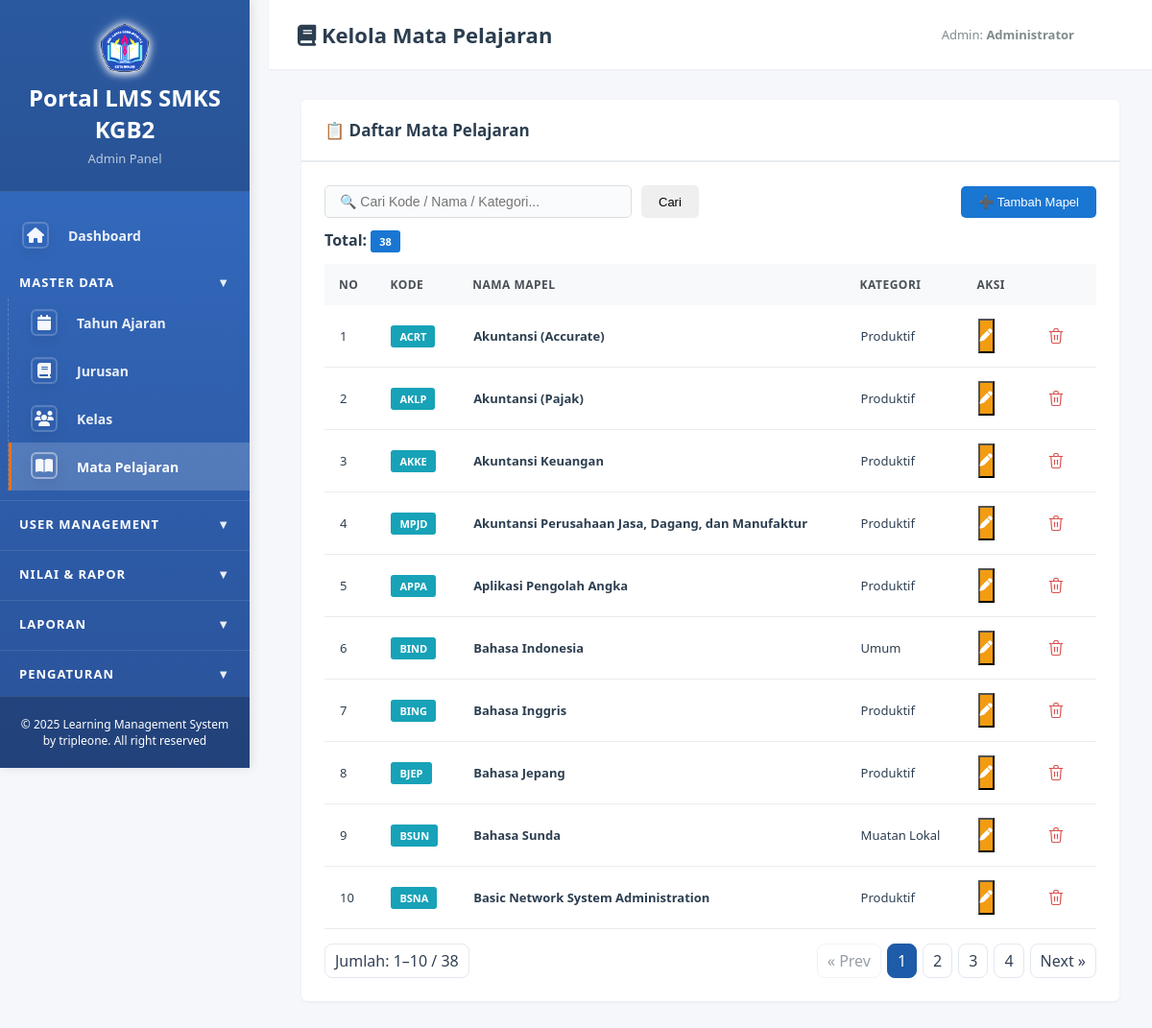
The page /admin/kelola_mapel.php (signed in) on the database its author committed.
### tables this page shows
CREATE TABLE `mata_pelajaran` (
  `id` int(11) NOT NULL,
  `kode_mapel` varchar(20) NOT NULL,
  `nama_mapel` varchar(100) NOT NULL,
  `kategori` enum('Umum','Produktif','Muatan Lokal') NOT NULL,
  `created_at` timestamp NOT NULL DEFAULT current_timestamp(),
  `updated_at` timestamp NOT NULL DEFAULT current_timestamp() ON UPDATE current_timestamp()
);

### admin/kelola_mapel.php (the view, shortened to what this page needs)
<?php
require_once __DIR__ . '/../config/database.php';
$limit=10; $page = isset($_GET['page'])? max(1,(int)$_GET['page']) : 1; $offset = ($page-1)*$limit;
$search = isset($_GET['search'])? mysqli_real_escape_string($conn, trim($_GET['search'])) : '';
$where = '';
$q = "SELECT * FROM mata_pelajaran $where ORDER BY nama_mapel ASC LIMIT $limit OFFSET $offset";
$r = mysqli_query($conn,$q);
$qt = mysqli_query($conn, "SELECT COUNT(*) total FROM mata_pelajaran $where");
$total = $qt? (int)mysqli_fetch_assoc($qt)['total'] : 0; $pages = max(1,(int)ceil($total/$limit));
?>
<!DOCTYPE html>
<html lang="id">
<head>
<link rel="stylesheet" href="../assets/css/style.css">
<link rel="stylesheet" href="../assets/css/_overrides.css">
</head>
<body>
<?php include 'sidebar.php'; ?>
<div class="main-content">
    <div class="top-bar">
        <h1><i class="fas fa-book" aria-hidden="true"></i> Kelola Mata Pelajaran</h1>
        <div class="user-info">
            <span>Admin: <strong><?php echo htmlspecialchars(($_SESSION['nama_lengkap']) ?? ''); ?></strong></span>
            <a href="../logout.php" class="btn-logout">Logout</a>
        </div>
    </div>
    <div class="content-area">
        <div class="card">
            <div class="card-header"><h3>📋 Daftar Mata Pelajaran</h3></div>
            <div class="card-body">
                <div class="card-toolbar" style="display:flex; align-items:center; justify-content:space-between; gap:10px; flex-wrap:wrap; margin-bottom:12px;">
                    <form method="GET" action="" style="display:flex; gap:10px;">
                        <input type="text" name="search" placeholder="🔍 Cari Kode / Nama / Kategori..." value="<?php echo htmlspecialchars(($search) ?? ''); ?>" style="padding:8px 15px; border:1px solid #ddd; border-radius:5px; width:320px;">
                        <button type="submit" class="btn btn-secondary">Cari</button>
                    </form>
                    <button class="btn btn-primary" onclick="openModal('modalTambah')">➕ Tambah Mapel</button>
                </div>
                <div style="margin-bottom:12px;"><strong>Total:</strong> <span class="badge badge-primary"><?php echo number_format($total); ?></span></div>
                <div class="table-container">
                    <table>
                        <thead>
                            <tr>
                                <th>No</th>
                                <th>Kode</th>
                                <th>Nama Mapel</th>
                                <th>Kategori</th>
                                <th>Aksi</th>
                            </tr>
                        </thead>
                        <tbody>
                            <?php if($r && mysqli_num_rows($r)>0): $no=$offset+1; while($row=mysqli_fetch_assoc($r)): ?>
                            <tr>
                                <td><?php echo $no++; ?></td>
                                <td><span class="badge badge-info"><?php echo htmlspecialchars(($row['kode_mapel']) ?? ''); ?></span></td>
                                <td><strong><?php echo htmlspecialchars(($row['nama_mapel']) ?? ''); ?></strong></td>
                                <td><?php echo htmlspecialchars(($row['kategori']) ?? ''); ?></td>
                                <td>
                                    <div class="action-buttons">
                                        <button class="btn-action btn-warning" title="Edit" onclick='openEdit(<?php echo json_encode($row, JSON_HEX_TAG|JSON_HEX_APOS|JSON_HEX_QUOT|JSON_HEX_AMP); ?>)'><i class="fas fa-pen" aria-hidden="true"></i></button>
                                        <a href="?hapus=<?php echo $row['id']; ?>" class="btn-action btn-danger" onclick="return confirm('Hapus mapel ini?')" title="Hapus">🗑️</a>
                                        <a href="delete_force.php?entity=mapel&id=<?php echo $row['id']; ?>&redirect=<?php echo urlencode('kelola_mapel.php'); ?>" class="btn-action btn-danger" onclick="return confirm('Hapus Paksa: Mapel dan seluruh data terkait (assignment/nilai) akan dihapus. Lanjutkan?')" title="Hapus Paksa"><i class="fas fa-exclamation-triangle" aria-hidden="true"></i></a>
                                    </div>
                                </td>
                            </tr>
                            <?php endwhile; else: ?>
                            <tr><td colspan="5" style="text-align:center; padding:30px; color:#999;">Tidak ada data</td></tr>
                            <?php endif; ?>
                        </tbody>
                    </table>
                </div>
                <?php
                    $start = $total > 0 ? ($offset + 1) : 0;
                    $end = min($offset + $limit, $total);
                ?>
                <div class="pagination-bar">
                    <div class="pagination-info">Jumlah: <?php echo $start; ?>–<?php echo $end; ?> / <?php echo number_format($total); ?></div>
                    <?php if($pages>1): ?>
                    <div class="pagination-box">
                        <?php if($page>1): ?>
                            <a class="page-link" href="?page=<?php echo $page-1; ?><?php echo $search!==''? '&search='.urlencode($search):''; ?>">« Prev</a>
                        <?php else: ?>
                            <span class="page-link disabled">« Prev</span>
                        <?php endif; ?>
                        <?php for($i=1;$i<=$pages;$i++): ?>
                            <a class="page-link <?php echo $i==$page? 'active':''; ?>" href="?page=<?php echo $i; ?><?php echo $search!==''? '&search='.urlencode($search):''; ?>"><?php echo $i; ?></a>
                        <?php endfor; ?>
                        <?php if($page<$pages): ?>
                            <a class="page-link" href="?page=<?php echo $page+1; ?><?php echo $search!==''? '&search='.urlencode($search):''; ?>">Next »</a>
                        <?php else: ?>
                            <span class="page-link disabled">Next »</span>
                        <?php endif; ?>
                    </div>
                    <?php endif; ?>
                </div>
            </div>
        </div>
    </div>
</div>
</body>
</html>

### assets/css/style.css (style rules this page uses)
* { margin: 0; padding: 0; box-sizing: border-box; }
html, body { height: 100%; }
body { font-family: 'Segoe UI', Tahoma, Geneva, Verdana, sans-serif; background: #f5f7fa; color: #2c3e50; }
html, body { -webkit-text-size-adjust: 100%; -ms-text-size-adjust: 100%; }
.main-content { margin-left: 280px; min-height: 100vh; }
.top-bar { background: #fff; padding: 18px 30px; box-shadow: 0 1px 2px rgba(0,0,0,0.05); display: flex; justify-content: space-between; align-items: center; position: sticky; top: 0; z-index: 100; }
.top-bar h1 { font-size: 22px; color: #2c3e50; font-weight: 600; margin: 0; }
.user-info { display: flex; align-items: center; gap: 15px; }
.user-info span { color: #7f8c8d; font-size: 13px; }
.btn-logout { background: #e74c3c; color: #fff; padding: 7px 16px; border-radius: 5px; text-decoration: none; font-size: 13px; transition: all 0.2s ease; font-weight: 500; }
.content-area { padding: 25px 30px; }
.card { background: #fff; border-radius: 6px; box-shadow: 0 1px 3px rgba(0,0,0,0.06); margin-bottom: 20px; overflow: hidden; }
.card-header { background: #fff; color: #2c3e50; padding: 18px 22px; border-bottom: 2px solid #e9ecef; }
.card-header h3 { margin: 0; font-size: 17px; font-weight: 600; }
.card-body { padding: 22px; }
.btn { padding: 9px 18px; border: none; border-radius: 5px; cursor: pointer; text-decoration: none; display: inline-block; font-size: 13px; transition: all 0.2s ease; font-weight: 500; }
.btn-primary { background: #1976d2; color: #fff; }
.btn-danger { background: #e74c3c; color: #fff; }
.btn-warning { background: #f39c12; color: #fff; }
.table-container { overflow-x: auto; }
.table-container { -webkit-overflow-scrolling: touch; }
img, .card, .slide img { max-width: 100%; height: auto; }
table { width: 100%; border-collapse: collapse; }
table thead { background: #f8f9fa; color: #2c3e50; }
table th { padding: 13px 15px; text-align: left; font-weight: 600; font-size: 12px; text-transform: uppercase; letter-spacing: 0.5px; color: #495057; }
table tbody tr { border-bottom: 1px solid #e9ecef; transition: background 0.15s ease; }
table td { padding: 13px 15px; font-size: 13px; }
.icon-btn, .action-btn, .table .actions .btn, .table td:last-child .btn { display: inline-block !important; width: 36px !important; height: 36px !important; padding: 0 !important; margin: 0 !important; border-radius: 8px !important; text-indent: -9999px !important; overflow: hidden !important; position: relative !important; background: transparent !important; border: none !important; }
.icon-btn::before, .action-btn::before, .table .actions .btn::before { content: ''; position: absolute; inset: 0; display: grid; place-items: center; background-repeat: no-repeat; background-position: center; background-size: 18px 18px; }
.icon-btn::before, .action-btn::before { filter: none; }
.badge { padding: 4px 9px; border-radius: 3px; font-size: 11px; font-weight: 600; display: inline-block; }
.badge-info { background: #17a2b8; color: #fff; }
.badge-primary { background: #1976d2; color: #fff; }
.action-buttons { display: flex; gap: 5px; }
.header, .page-header, .header-bar, .card-header { display: flex; align-items: center; justify-content: space-between; gap: 12px; }

### assets/css/_overrides.css (style rules this page uses)
.content-area { padding: 32px 34px; }
.card-header { padding: 20px 24px; }
.card-body { padding: 24px; }
.table-container table td { padding: 14px 16px; }
.card-toolbar { margin-bottom: 14px; }
.card-toolbar input, .card-toolbar select, .card-header input, .card-header select { border: 1px solid #dde1e6; background: #fafbfc; border-radius: 10px; padding: 10px 12px; font-size: 14px; color: #2c3e50; transition: all .15s ease; }

### admin/kelola_mapel.php (style rules this page uses)
.pagination-bar { display:flex;align-items:center;justify-content:space-between;gap:8px;flex-wrap:wrap;margin-top:15px }
.pagination-info { padding:6px 10px;border:1px solid #e2e8f0;border-radius:8px;color:#334155;background:#fff }
.pagination-box { display:flex;gap:6px;flex-wrap:wrap }
.page-link { display:inline-block;padding:6px 10px;border:1px solid #e2e8f0;border-radius:8px;color:#334155;background:#fff;text-decoration:none }
.page-link.active { background:#1e5ba8;color:#fff;border-color:#1e5ba8 }
.page-link.disabled { opacity:.5;pointer-events:none }

### rows shown on the page
mata_pelajaran: kode_mapel "ACRT", nama_mapel "Akuntansi (Accurate)", kategori "Produktif"
mata_pelajaran: kode_mapel "AKLP", nama_mapel "Akuntansi (Pajak)", kategori "Produktif"
mata_pelajaran: kode_mapel "AKKE", nama_mapel "Akuntansi Keuangan", kategori "Produktif"
mata_pelajaran: kode_mapel "MPJD", nama_mapel "Akuntansi Perusahaan Jasa, Dagang, dan Manufaktur", kategori "Produktif"
mata_pelajaran: kode_mapel "APPA", nama_mapel "Aplikasi Pengolah Angka", kategori "Produktif"
mata_pelajaran: kode_mapel "BIND", nama_mapel "Bahasa Indonesia", kategori "Umum"
mata_pelajaran: kode_mapel "BING", nama_mapel "Bahasa Inggris", kategori "Produktif"
mata_pelajaran: kode_mapel "BJEP", nama_mapel "Bahasa Jepang", kategori "Produktif"
mata_pelajaran: kode_mapel "BSUN", nama_mapel "Bahasa Sunda", kategori "Muatan Lokal"
mata_pelajaran: kode_mapel "BSNA", nama_mapel "Basic Network System Administration", kategori "Produktif"

### other values the page prints
$_SESSION['nama_lengkap'] "Administrator"
$total "38"
$start "1"
$end "10"
